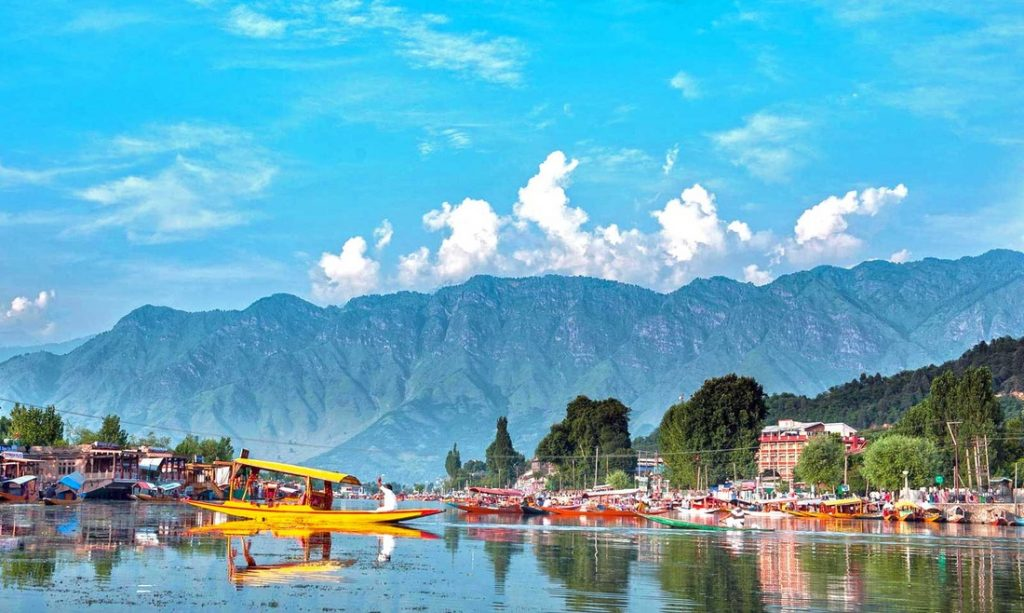
#> input picture image.jpg, 1024 x 613 px
$ python 021-Brightness-Adjustment-using-Mean-Value.py
#> lines starting #> are read from the running program, lines starting #| are printed output that depends on the picture
import cv2
import numpy as np

# Load the image
image = cv2.imread('image.jpg')
#> image is the input picture: shape (613, 1024, 3); mean B, G, R 191.3, 168.5, 100.9

# Check if the image was successfully loaded
if image is None:
    print("Error: Could not open or find the image.")
else:
    # Define the target mean value (brightness level)
    target_mean = 150*2  # You can adjust this value

    # Calculate the current mean value
    current_mean = np.mean(image)
#> current_mean = 153.6

    # Calculate the adjustment factor to achieve the target mean
    adjustment_factor = target_mean / current_mean
#> adjustment_factor = 1.95

    # Adjust the brightness by scaling the image with the adjustment factor
    adjusted_image = np.clip(image * adjustment_factor, 0, 255).astype(np.uint8)
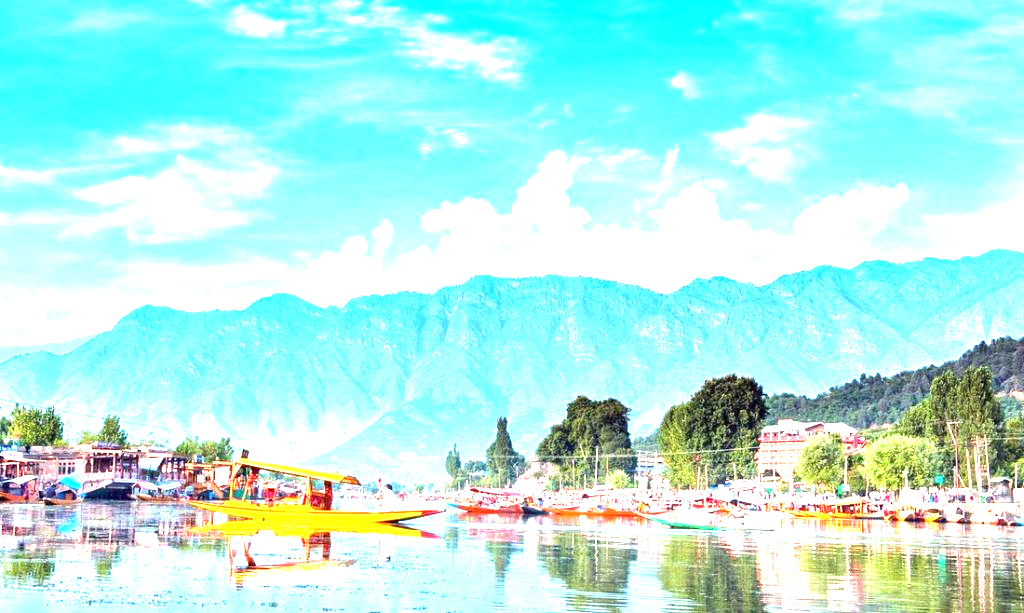
#> adjusted_image: shape (613, 1024, 3); mean B, G, R 231.5, 238.8, 175.8

    # Display the original and adjusted images
    cv2.imshow('Original Image', image)
    cv2.imshow('Adjusted Image', adjusted_image)

    # Wait for a key press indefinitely or for a specific time (e.g., 3000 milliseconds)
    cv2.waitKey(0)

    # Close all OpenCV windows
    cv2.destroyAllWindows()
